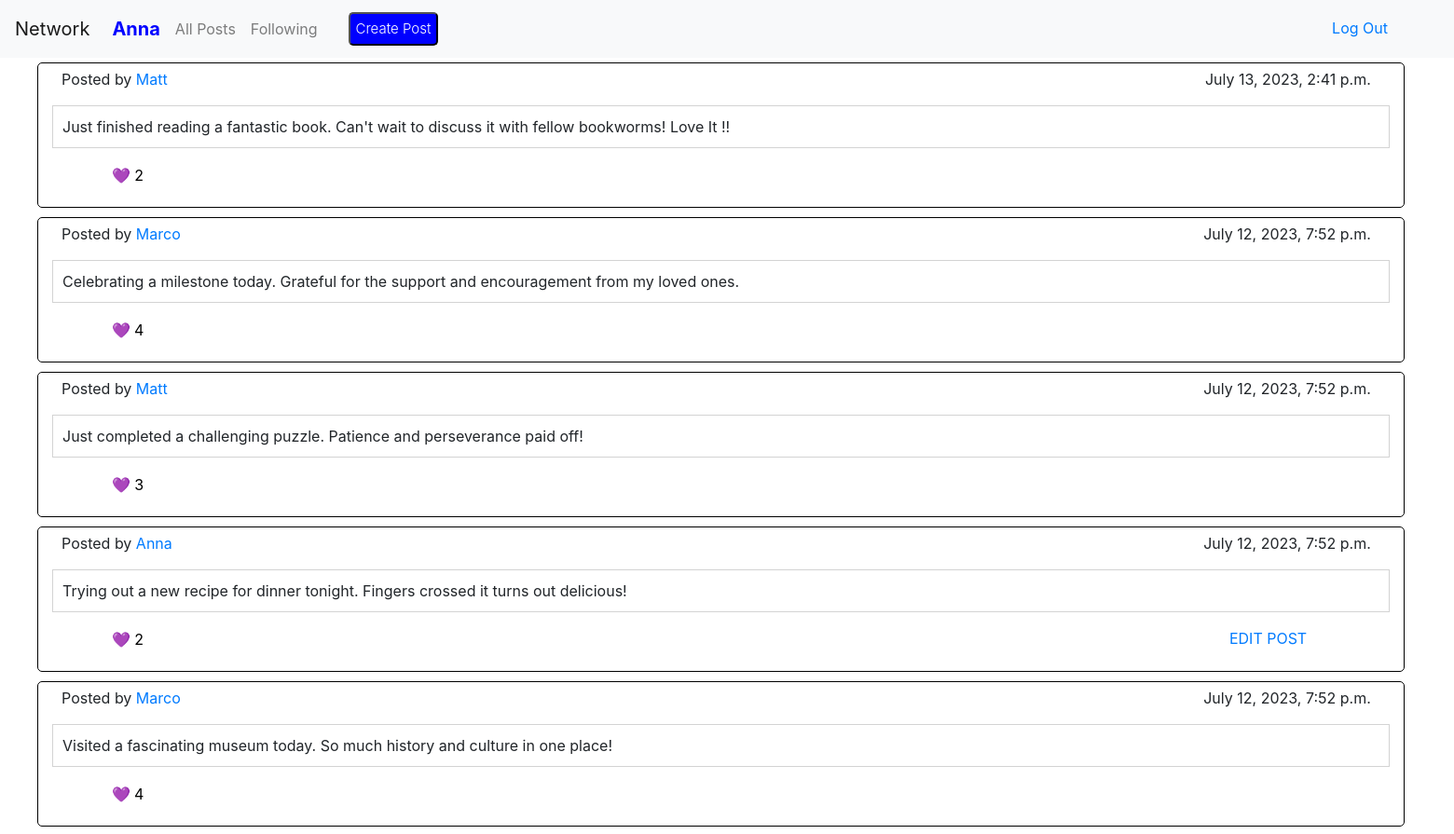
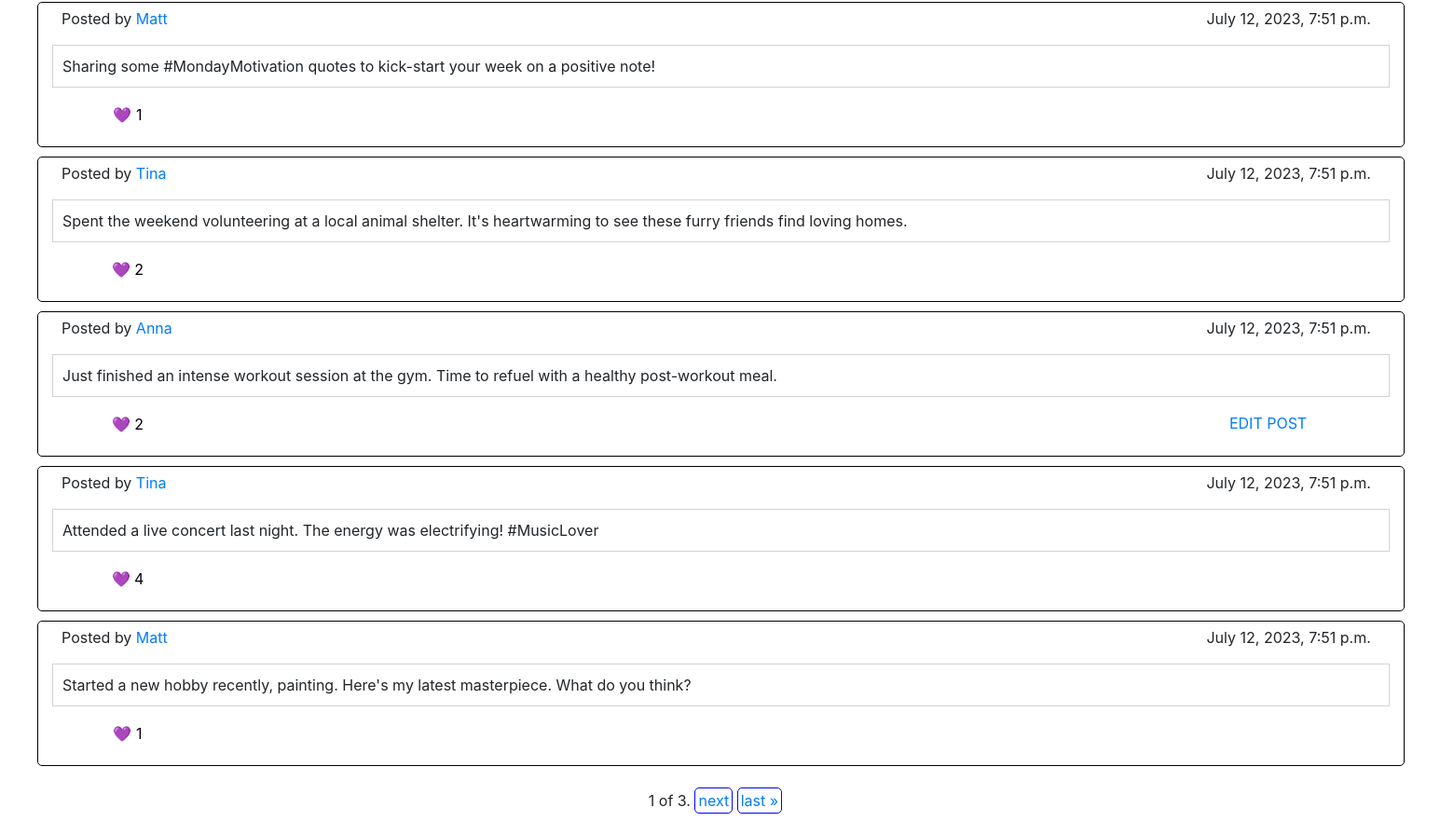
The app's page / (signed in) with its own data (2 pictures, top to bottom).
### network/models.py (models this page shows, shortened)
class User(AbstractUser):
    id = models.BigAutoField(primary_key=True)

class Post(models.Model):
    id = models.BigAutoField(primary_key=True)
    user = models.ForeignKey(User, on_delete=models.CASCADE)
    body_text = models.TextField()
    timestamp = models.DateTimeField()
    likes = models.IntegerField(default=0)
    liked_by = models.ManyToManyField(User, related_name='likes', blank=True)

### network/views.py (the view)
# urls.py: path("", views.index, name="index"),
def index(request):
    post_list = Post.objects.all().order_by('-timestamp')
    paginator = Paginator(post_list, 10)  # Show x posts per page.
    page_number = request.GET.get('page')
    page_obj = paginator.get_page(page_number)
    context = {
        "page_obj": page_obj,
        "is_index_page": True,
    }
    return render(request, 'network/index.html', context)

### network/templates/network/index.html (shortened to what this page needs)
{% extends "network/layout.html" %}
{% block body %}
<ul id="post_list">
  {% for post in page_obj %}
  <li>
    <div class="user_post" id="post_{{ post.id }}">
      <div class="user_info">
        <p id="post_username">Posted by <a href="{% url 'user_page' user_id=post.user.id %}">{{ post.user }}</a></p>
        <p id="post_timestamp">{{ post.timestamp }}</p>
      </div>
      <p id="post_body">{{ post.body_text }}</p>
      <form id="post_opt">
          <button class="like_button" data-post-id="{{ post.id }}">
            <p class="post_likes">&#x1F49C; {{ post.likes }}</p>
          </button>
        {% if user.id == post.user_id %}
          <a id="edit_opt" href="#" data-post-id="{{ post.id }}">EDIT POST</a>
        {% endif %}
      </form>
    </div>
  </li>
  {% empty %}
  <li>No Posts.</li>
  {% endfor %}
</ul>
<div class="pagination" id="pagination">
  <span class="step-links">
    <span class="current">
      {{ page_obj.number }} of {{ page_obj.paginator.num_pages }}.
    </span>
    {% if page_obj.has_next %}
      <a id="pag_opt" href="?page={{ page_obj.next_page_number }}">next</a>
      <a id="pag_opt" href="?page={{ page_obj.paginator.num_pages }}">last &raquo;</a>
    {% endif %}
  </span>
</div>
{% endblock %}

### network/templates/network/layout.html (shortened to what this page needs)
{% load static %}
<!DOCTYPE html>
<html lang="en">
    <head>
        <link rel="stylesheet" href="https://stackpath.bootstrapcdn.com/bootstrap/4.4.1/css/bootstrap.min.css">
        <link href="{% static 'network/styles.css' %}" rel="stylesheet">
    </head>
    <body>
        <nav class="navbar navbar-expand-lg navbar-light bg-light" id="navbar">
            <a class="navbar-brand" href="#">Network</a>
            <div>
              <ul class="navbar-nav mr-auto">
                {% if user.is_authenticated %}
                    <li class="nav-items">
                        <a class="nav-link" id="user_profile" style="font-size: 20px; href="{% url 'user_page' user_id=user.id %}"><strong>{{ user.username }}</strong></a>
                    </li>
                {% endif %}
                <li class="nav-item">
                  <a class="nav-link" href="{% url 'index' %}">All Posts</a>
                </li>
                {% if user.is_authenticated %}
                    <li class="nav-item">
                        <a class="nav-link" href="{% url 'following' %}">Following</a>
                    </li>
                    {% if is_index_page %}
                        <button id="create-post" class="create-button">Create Post</button>
                    {% endif %}
                {% endif %}
              </ul>
                {% if user.is_authenticated %}
                    <a class="nav-link" href="{% url 'logout' %}" style="position: absolute; top: 10px; right: 55px;">Log Out</a>
                {% endif %}
            </div>
          </nav>
        <div class="body">
            {% block body %}
            {% endblock %}
        </div>
    </body>
</html>

### network/static/network/styles.css (style rules this page uses)
.create-button { margin: 5px; font-size: 15px; font-weight: 300; border-radius: 5px; background-color: blue; color: white; cursor: pointer; margin-left: 25px; margin-right: 900px; display: block; }
.nav-item { margin-top: 3px; }
#post_list { list-style-type: none; }
.user_post { width: 96.5%; height: 80%; border: 1px solid black; border-radius: 5px; padding: 5px; margin-top: 5px; margin-bottom: 10px; align-items: center; }
.user_info { display: flex; flex-grow: 1; justify-content: space-between; margin-left: 20px; margin-right: 30px; }
#post_body { margin-left: 10px; margin-right: 10px; padding: 10px; border: 1px solid lightgrey; white-space: pre-wrap; }
#post_opt { display: grid; grid-template-columns: repeat(8, 1fr); }
.like_button { border: none; background: transparent; grid-column: 1 / 2; }
#edit_opt { grid-column: 8 / 8; }
#user_profile { color: blue; }
#pagination { position: relative; left: 43%; cursor: pointer; margin: 25px; }
#pag_opt { border-radius: 5px; padding: 3px; border: 1px solid blue; }

### records on screen
User: username "Anna"
Post: user "Matt", timestamp "July 13, 2023, 2:41 p.m.", body_text "Just finished reading a fantastic book. Can't wait to discuss it with fellow bookworms! Love It !!", likes "2"
Post: user "Marco", timestamp "July 12, 2023, 7:52 p.m.", body_text "Celebrating a milestone today. Grateful for the support and encouragement from my loved ones.", likes "4"
Post: user "Matt", timestamp "July 12, 2023, 7:52 p.m.", body_text "Just completed a challenging puzzle. Patience and perseverance paid off!", likes "3"
Post: user "Anna", timestamp "July 12, 2023, 7:52 p.m.", body_text "Trying out a new recipe for dinner tonight. Fingers crossed it turns out delicious!", likes "2"
Post: user "Marco", timestamp "July 12, 2023, 7:52 p.m.", body_text "Visited a fascinating museum today. So much history and culture in one place!", likes "4"
Post: user "Matt", timestamp "July 12, 2023, 7:51 p.m.", body_text "Sharing some #MondayMotivation quotes to kick-start your week on a positive note!", likes "1"
Post: user "Tina", timestamp "July 12, 2023, 7:51 p.m.", body_text "Spent the weekend volunteering at a local animal shelter. It's heartwarming to see these furry friends find loving homes.", likes "2"
Post: user "Anna", timestamp "July 12, 2023, 7:51 p.m.", body_text "Just finished an intense workout session at the gym. Time to refuel with a healthy post-workout meal.", likes "2"
Post: user "Tina", timestamp "July 12, 2023, 7:51 p.m.", body_text "Attended a live concert last night. The energy was electrifying! #MusicLover", likes "4"
Post: user "Matt", timestamp "July 12, 2023, 7:51 p.m.", body_text "Started a new hobby recently, painting. Here's my latest masterpiece. What do you think?", likes "1"

### other values on screen
{{ page_obj.number }} "1"
{{ page_obj.paginator.num_pages }} "3"
